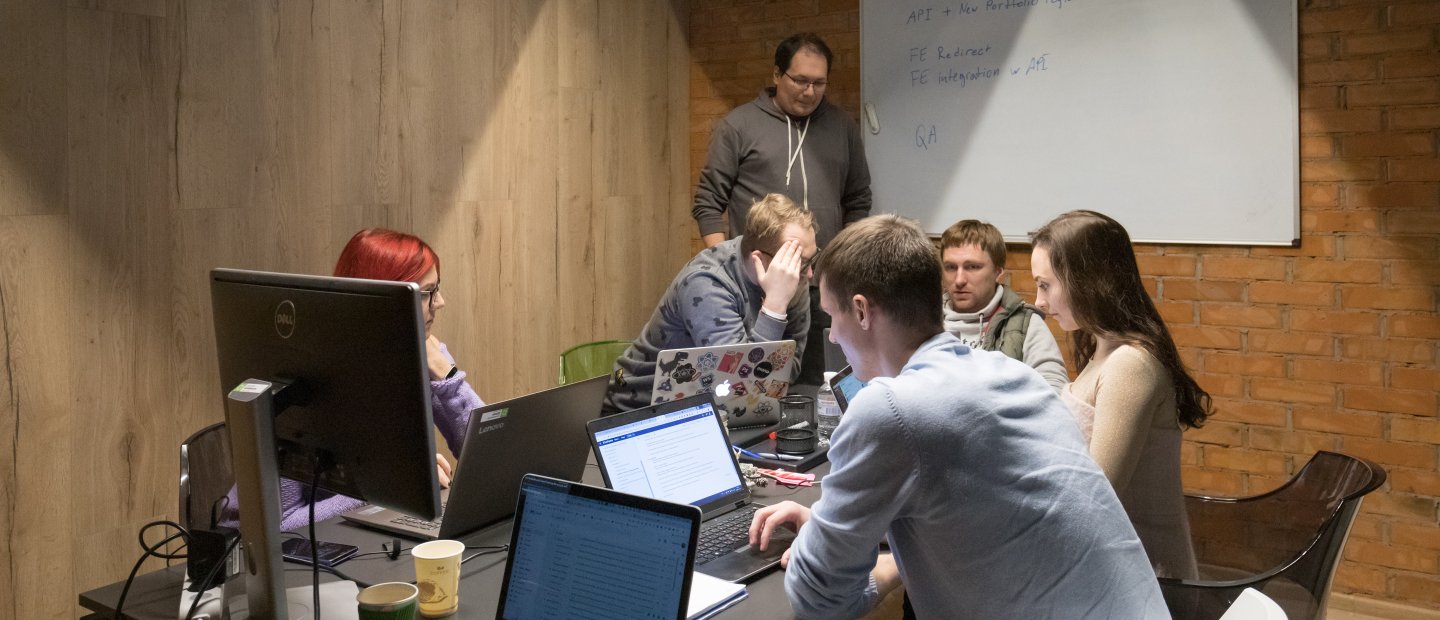
#> input picture static/images/hero2.jpg, 1440 x 620 px
$ python build_hero_images.py
#> lines starting #> are read from the running program, lines starting #| are printed output that depends on the picture
"""
Build the hero slideshow backgrounds from the source artwork in static/images/.

Two of the three sources are social-media flyers with a headline, logo and call
to action burned into them. Dropping those behind the hero puts one headline on
top of another, so each source is first cropped down to the region that is
photograph only, then covered onto the hero's wide aspect ratio.

Run from the project root:  python scripts/build_hero_images.py
"""
from pathlib import Path

from PIL import Image, ImageEnhance, ImageStat

ROOT = Path(__file__).resolve().parent.parent
SRC = ROOT / 'static' / 'images'
OUT = SRC / 'hero'

# The hero band is wide and short; anything taller just gets cropped away.
TARGET = (1920, 820)

# (source, output, crop box or None)
#
# Crop boxes are in source pixels and were chosen to sit clear of the burned-in
# text: hero.png carries a white panel across its lower third with the logo
# overlapping the panel's top edge, and hero1.png carries its headline down the
# right-hand third.
SOURCES = [
    ('hero2.jpg', 'one.jpg', None),                    # already clean photography
    ('hero1.png', 'two.jpg', (0, 0, 1040, 396)),       # drop the right-hand headline
    ('hero.png', 'three.jpg', (0, 0, 940, 468)),       # drop the lower text panel
]


# White hero text sits on these at a fixed scrim opacity, so the photographs
# have to arrive at a similar tone. The sources range from a near-black desk
# shot to a brightly lit white desk, and at a single scrim setting the bright
# one loses the headline entirely.
TARGET_LUMA = 92


def normalise(img):
    """Bring the image to a consistent, slightly muted tone for white text."""
    luma = ImageStat.Stat(img.convert('L')).mean[0]
    factor = TARGET_LUMA / luma if luma else 1.0
    # Never brighten much, and never crush a dark photograph to nothing.
    factor = max(0.30, min(factor, 1.05))
    img = ImageEnhance.Brightness(img).enhance(factor)
    # A touch of desaturation keeps the navy field dominant rather than the
    # photograph competing with it.
    return ImageEnhance.Color(img).enhance(0.82)


def cover(img, size):
    """Scale and centre-crop so the image fills `size` without distortion."""
    tw, th = size
    sw, sh = img.size
    scale = max(tw / sw, th / sh)
    nw, nh = round(sw * scale), round(sh * scale)
    img = img.resize((nw, nh), Image.LANCZOS)
    left = (nw - tw) // 2
    top = (nh - th) // 2
    return img.crop((left, top, left + tw, top + th))


def main():
    OUT.mkdir(parents=True, exist_ok=True)

    for name, out_name, box in SOURCES:
        path = SRC / name
        if not path.exists():
            print(f'skip  {name} (missing)')
            continue

        img = Image.open(path).convert('RGB')
#> img is the input picture: PIL image 1440x620 RGB; mean R, G, B 119.4, 102.3, 86.2
        if box:
            img = img.crop(box)
        before = ImageStat.Stat(img.convert('L')).mean[0]
#> before = 105.6
        img = normalise(img)
#> in normalise, `factor = TARGET_LUMA / luma if luma else 1.0`: factor = 0.871
#> in normalise, `img = ImageEnhance.Brightness(img).enhance(factor)`:
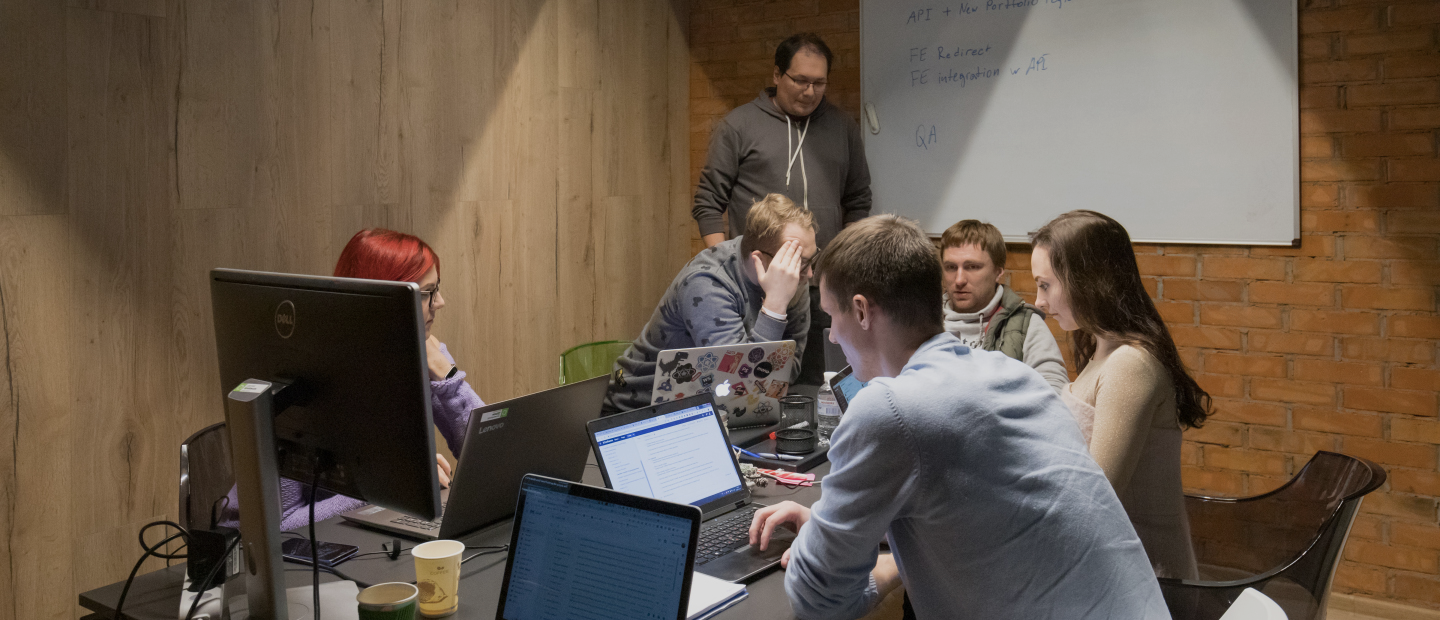
#> img: PIL image 1440x620 RGB; mean R, G, B 103.5, 88.6, 74.6
        img = cover(img, TARGET)
#> in cover, `return img.crop((left, top, left + tw, top + th))`:
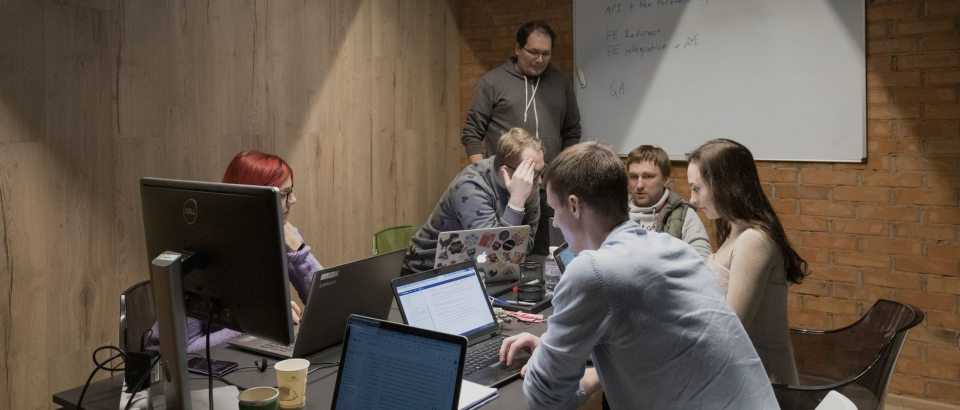
#> returned value: PIL image 1920x820 RGB (shown at 1/2 size); mean R, G, B 101, 88.8, 77.2
        after = ImageStat.Stat(img.convert('L')).mean[0]
#> after = 91.16

        dest = OUT / out_name
        img.save(dest, 'JPEG', quality=78, optimize=True, progressive=True)
        print(f'wrote {dest.relative_to(ROOT)}  {img.size[0]}x{img.size[1]}  '
#> (the run stopped early here; a loop or call above may not have finished)

$ run again, with static/images/team1.png saved as static/images/hero2.jpg
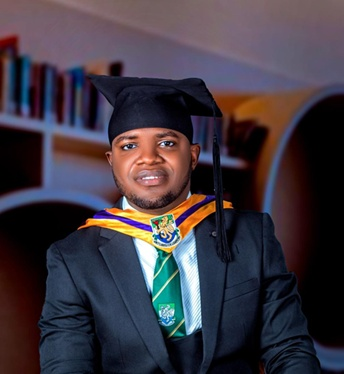
#> input picture static/images/team1.png, 344 x 374 px
#> in main, img is the input picture: PIL image 344x374 RGB; mean R, G, B 63.1, 55.8, 65
#> before = 59.03
#> in normalise, `factor = TARGET_LUMA / luma if luma else 1.0`: factor = 1.56
#> in normalise, `factor = max(0.30, min(factor, 1.05))`: factor = 1.05
#> in cover, `return img.crop((left, top, left + tw, top + th))`:
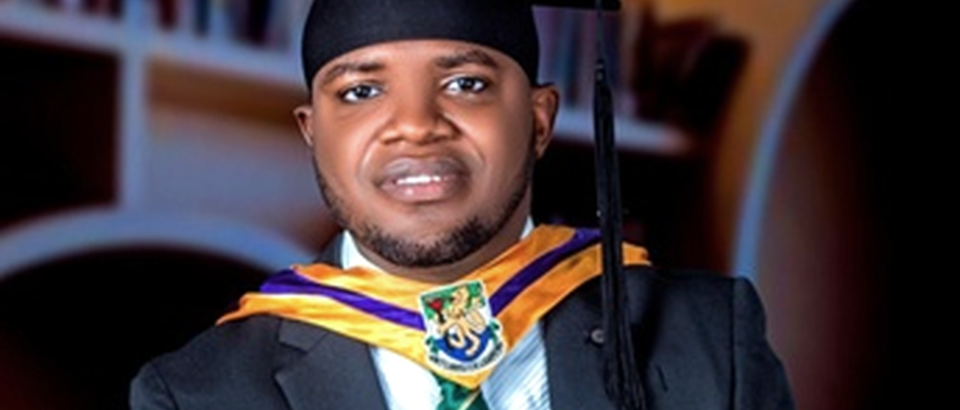
#> returned value: PIL image 1920x820 RGB (shown at 1/2 size); mean R, G, B 64.3, 52.2, 55.5
#> after = 56.23
